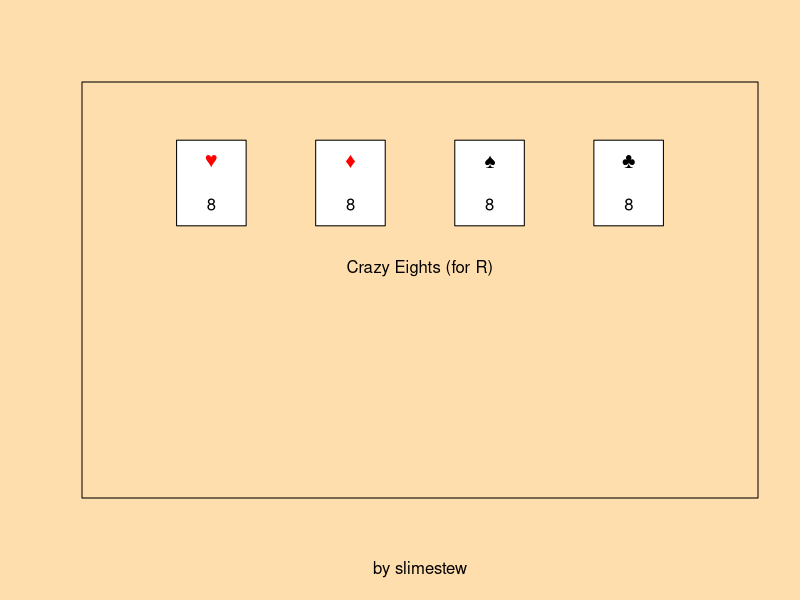

The R script that drew this image: (Note: this script raises an error after producing the figure.)
par(bg = "navajowhite")
cards <- list() #all cards, shuffles
deck <- list() #draw pile
stack <- list() #play pile
wildcard <- 0 #wildcard
drawCount <- -1 #+2 and +4
selected <- 0
handOffset <- 0
pause <- FALSE
menu <- 0
win <- TRUE
turnorder <- c(1, 1, FALSE) #player, direction, move played
click <- list(x = 3, y = 3)
scores <- list()
options <- c(0, 0, 0, 0)
# Variants:
#     Crazy Eights(standard deck, minimal power cards, score based)
#     Last Card(standard deck, some power cards, shedding wins)
#     One(unique deck, power cards, shedding wins)
#     Other One(unique deck, power cards, can challenge +4, shedding wins)
# Queen Swap: (only for Crazy Eights)
#     Playing a queen causes a player to skip their turn
# 0's and 7's (only for One and Other One)
#     Playing a 7 allows the player to swap hands with someone else
#     Playing a 0 swaps all hands one over by turn order.
# Computer or Human opponents
# Number of players
hands <- matrix()
stVals <- c("A","2","3","4","5","6","7","8","9","X","J","Q","K")
uqVals <- c("0","1","2","3","4","5","6","7","8","9","T","S","R","C","F")
suits <- c("♥", "♦", "♠", "♣")
variants <- c("Crazy Eights", "Last Card", "One", "Other One")
suitColors <- c("red", "red", "black", "black")
primaryColors <- c("red","yellow", "limegreen", "blue")
oneColors <- c("#ff0077","#ffaa00", "#448800", "#0066ff")

#functions, reset cards

unpack <- function() {
  for(i in 1:4)
  if(options[1]<2) { #less than 4 players
    for(j in 1:13)
      cards <- c(cards, list(list(i,stVals[j])))
  if(options[4]>3)
    for(j in 1:13)
      cards <- c(cards, list(list(i,stVals[j])))
  } else {
    for(j in 1:15) #two of every card
      cards <- c(cards, list(list(i,uqVals[j])))
    for(j in 2:13) #two of every card besides 0, C, and F
      cards <- c(cards, list(list(i,uqVals[j])))
  }
  return(cards)
}

dispCard <- function(x, y, card) {
  suit <- card[[1]]
  valu <- card[[2]]
  rect(x,y,x+1,y+2, col="white", border="black")
  if(options[1]<2) { #colors/cards
    text(x+0.5,y+1.5, suits[suit], col=suitColors[suit])
  } else {
    if(options[1]==2)
      rect(x,y+1,x+1,y+2, col=oneColors[suit], border="black")
    else
      rect(x,y+1,x+1,y+2, col=primaryColors[suit], border="black")
  }
  
  if(valu == "T"){ #face values
    text(0.5+x,0.5+y, "+2")
  } else if(valu == "S"){
    text(0.5+x,0.5+y, "(X)")
  } else if(valu == "R"){
    text(0.5+x,0.5+y, "<>")
  } else if(valu == "C"){
    rect(x,y+1,x+1,y+2, col="gray12", border="black")
    text(0.5+x,0.5+y, " ")
  } else if(valu == "F"){
    rect(x,y+1,x+1,y+2, col="gray12", border="black")
    text(0.5+x,0.5+y, "+4")
  } else if(valu == "X"){
    text(0.5+x,0.5+y, "10")
  } else {
    text(0.5+x,0.5+y, valu)
  }
}

wildColor <- function() {
  rect(0,0,10,3, col="#a52a2a80", border="transparent")
  while(TRUE){
    dispCard(1, 2, list(1, " "))
    dispCard(3, 2, list(2, " "))
    dispCard(5, 2, list(3, " "))
    dispCard(7, 2, list(4, " "))
    click <- locator(1)
    if(floor(click$x) < 2)
      return(1)
    if(floor(click$x) < 4)
      return(2)
    if(floor(click$x) < 6)
      return(3)
    if(floor(click$x) < 8)
      return(4)
  }
}

validCard <- function(card) {
  suit <- card[[1]]
  valu <- card[[2]]
  return((suit == stack[[length(stack)]][[1]] && !wildcard) || valu == stack[[length(stack)]][[2]] || (valu == "C" && drawCount<0) ||
          (valu == "F" && drawCount<0)  || (options[1]==0 && valu== "8") || (options[1]==1 && valu== "A") || (options[1]==1 && valu== "J") || (wildcard && suit == wildcard))
}

nextPlayer <- function(turnorder, options) {
  if(turnorder[1])
    return((turnorder[2] %% (options[4]+2)) + 1)
  return(((turnorder[2]-2) %% (options[4]+2)) + 1)
}

doAI <- function(deck, hands, stack, wildcard, drawCount, options) {
  turnOver <- FALSE
  while(turnorder[2]!=1){
    for(i in 1:length(hands[[turnorder[2]]])){ #play
      if(length(hands[[turnorder[2]]])==0) #escape when winner found
        return(list(deck, hands, stack, wildcard, drawCount))
      if(validCard(hands[[turnorder[2]]][[i]]) && drawCount == -1){
        stack <- c(stack, list(hands[[turnorder[2]]][[i]])) #play valid card
        hands[[turnorder[2]]] <- hands[[turnorder[2]]][-(i)]
        wildcard <- 0
        turnOver <- TRUE
        
        #power cards
        if(options[1] == 0){  #crazy eights
          if(stack[[length(stack)]][[2]] == "8")
            wildcard <- as.integer(names(which.max(table(unlist(sapply(hands[[turnorder[2]]], function(hand) hand[1])))))) #gets the most common suit
          if(stack[[length(stack)]][[2]] == "Q" && options[2])
            turnorder[2] <- nextPlayer(turnorder, options)
        } else if(options[1] == 1) { #last card
          if(drawCount == -1 && (stack[[length(stack)]][[2]] == "2" || stack[[length(stack)]][[2]] == "A"))
            drawCount <- 0
          if(stack[[length(stack)]][[2]] == "2")
            drawCount <- drawCount+2
          if(stack[[length(stack)]][[2]] == "A")
            drawCount <- drawCount+4
          if(stack[[length(stack)]][[2]] == "8")
            turnorder[2] <- nextPlayer(turnorder, options)
          if(stack[[length(stack)]][[2]] == "J" || stack[[length(stack)]][[2]] == "A")
            wildcard <- as.integer(names(which.max(table(unlist(sapply(hands[[turnorder[2]]], function(hand) hand[1])))))) #sample(1:4, 1)
        } else if(options[1] >= 2){ #one and other one
          if(stack[[length(stack)]][[2]] == "S")
            turnorder[2] <- nextPlayer(turnorder, options)
          if(stack[[length(stack)]][[2]] == "R")
            turnorder[1] <- !turnorder[1]
          if(stack[[length(stack)]][[2]] == "C" || stack[[length(stack)]][[2]] == "F")
            wildcard <- as.integer(names(which.max(table(unlist(sapply(hands[[turnorder[2]]], function(hand) hand[1]))))))
          if(drawCount == -1 && (stack[[length(stack)]][[2]] == "T" || stack[[length(stack)]][[2]] == "F"))
            drawCount <- 0
          if(stack[[length(stack)]][[2]] == "T")
            drawCount <- drawCount+2
          if(stack[[length(stack)]][[2]] == "F")
            drawCount <- drawCount+4
          if(stack[[length(stack)]][[2]] == "0" && options[2])
            hands <- rotateHands(hands, options)
          if(stack[[length(stack)]][[2]] == "7" && options[2]){
            tempLength <- sapply(hands, length)
            tempLength[turnorder[2]] <- 9999
            hands <- swaphands(hands, turnorder[2], which.min(tempLength))
          }
        }

        break
      }

    }
      if(!turnOver){ #draw
        hand <- max(1, drawCount)
        for(i in 1:hand){
          hands[[turnorder[2]]] <- c(hands[[turnorder[2]]], deck[length(deck)][1])
          deck <- deck[-length(deck)]
        }
        drawCount <- -1
      }
    turnorder[2] <- nextPlayer(turnorder, options)
  }
  return(list(deck, hands, stack, wildcard, drawCount))
} #ai over

rotateHands <- function(hands, options){
  if(turnorder[2])
    return( c(hands[options[4]+2], hands[1:(options[4]+1)]) )
  return( c(hands[2:(options[4]+2)], hands[1]) )
}

swapHands <- function(hands, a, b){
  temp <- hands[a]
  hands[a] <- hands[b]
  hands[b] <- temp
  return(hands)
}

swapUI <- function(hands, player){
  rect(0,0,10,3, col="#a52a2a80", border="transparent")
  while(TRUE){
    for(i in 1:(options[4]+2)){
      if(i != turnorder[2]){
        rect((i < turnorder[2])+i,8,i+1+(i < turnorder[2]),10, col="chartreuse3", border="black")
        rect(i+0.25+(i < turnorder[2]),8.25,i+0.75+(i < turnorder[2]),9.75, col="chartreuse4", border="white")
        text(i+0.5+(i < turnorder[2]), 7.5, length(hands[[i]]))
      }
    }
    click <- locator(1)
    if(floor(click$x) < 2 && floor(click$x)<10)
      if(floor(click$x)-2 < turnorder[2])
        return(swapHands(hands, player, floor(click$x)-2))
    return(swapHands(hands, player, floor(click$x)-1))
  }
}

#menu
plot(0, 0, type = "n", xlim = c(0, 9), ylim = c(0, 9), col="white", xlab = "by slimestew", ylab = "", axes = FALSE, frame.plot = TRUE)
par(bg = "navajowhite")
for(i in 1:4){
  rect(i*2-1,6,i*2,8, col="white", border="black")
  text(i*2-0.5,7.5, suits[i], col=suitColors[i])
  text(i*2-0.5,6.5, "8")
}
text(4.5,5, "Crazy Eights (for R)")

while((floor(click$y) < 5 || floor(click$y) > 8) || menu < 2){
  click <- locator(1)
  plot(0, 0, type = "n", xlim = c(0, 9), ylim = c(0, 9), xlab = "", ylab = "", axes = FALSE, frame.plot = FALSE)
  
  if((floor(click$x) > 1 && floor(click$x) < 7) && menu > 0){
    if(floor(click$y) == 3)
      options[1] <- (options[1]+1) %% 4
    if(floor(click$y) == 2)
      options[2] <- !options[2]
    if(floor(click$y) == 1)
      options[3] <- !options[3]
    if(floor(click$y) == 0)
      options[4] <- (options[4]+1) %% 6
  }
  
  rect(1, 5, 7, 6, col = "tan", border = "brown")
  rect(1, 3, 7, 4, col = primaryColors[options[1]+1], border = "black")
  rect(1, 2, 7, 3, col = primaryColors[options[2]+1], border = "black")
  rect(1, 1, 7, 2, col = primaryColors[options[3]+1], border = "black")
  rect(1, 0, 7, 1, col = "white", border = "black")
  text(4,8, "Crazy Eights")
  text(4,3.5, variants[options[1]+1])
  text(4,2.5, ifelse(options[1]<2, ifelse(options[1]," ","Queen Skip"),"0s and 7s"))
  text(4,1.5, ifelse(options[3],"CPU","Human"))
  text(4,0.5, options[4]+2)
  text(4,5.5, "Start")
  
  menu <- min(menu + 1,2)
}

plot(0, 0, type = "n", xlim = c(0, 10), ylim = c(0, 10), col="white", xlab = "", ylab = "", axes = FALSE, frame.plot = TRUE)
menu <- 0

cards <- sample(unpack(), replace=TRUE)
deck <- cards
hands <- replicate(options[4]+2, list())
scores <- rep(0, options[4]+2)
for(i in 1:(options[4]+2)){
  hand<-7
  if(options[1]<2 && options[4] != 0)
    hand<-5
  
  for(j in 1:hand){
    temp <- sample(length(deck), 1)
    hands[[i]] <- c(hands[[i]], deck[temp][1])
    deck <- deck[-temp]
    if(j == 2)
      next
  }
}
temp <- sample(length(deck), 1)
stack <- deck[temp][1]
deck <- deck[-temp]

maxScore <- (options[4]+2) * 50

# add card
# hands[[1]] <- c(hands[[1]], list(list(2,"0")))

if(stack[[length(stack)]][[2]] == "C" || stack[[length(stack)]][[2]] == "T" || stack[[length(stack)]][[2]] == "F"){
  stack <- c(stack, deck[length(deck)][1])
  deck <- deck[-length(deck)]
}

#game loop
while( win && (((options[1]==0) == all(scores < maxScore)) || options[1]>0)) {

if(menu>0){
  
  if(floor(click$x) > 0 && floor(click$x) < 9 && floor(click$y) > -1 && floor(click$y) < 3) #selection
    selected <- floor(click$x)
  
  if(floor(click$x) > 8 && floor(click$y) > -1 && floor(click$y) < 3 && length(hands[[turnorder[2]]]) > (handOffset+8)){
    handOffset <- handOffset+8
    selected <- 0
  }
  
  if(floor(click$x) < 1 && floor(click$y) > -1 && floor(click$y) < 3 && handOffset > 0){
    handOffset <- handOffset-8
    selected <- 0
  }
  
  if(floor(click$x) > 4 && floor(click$x) < 6 && floor(click$y) > 3 && floor(click$y) < 6 && selected[1]){ #play card
    if(validCard(hands[[turnorder[2]]][[selected+handOffset]])){
      stack <- c(stack, list(hands[[turnorder[2]]][[selected+handOffset]]))
      hands[[turnorder[2]]] <- hands[[turnorder[2]]][-(selected+handOffset)]
      
      if(wildcard)
        wildcard <- 0
      
      if(options[1] == 0){  #crazy eights
        if(stack[[length(stack)]][[2]] == "8")
          wildcard <- wildColor()
        if(stack[[length(stack)]][[2]] == "Q" && options[2])
          turnorder[2] <- nextPlayer(turnorder, options)
      } else if(options[1] == 1) { #last card
        if(stack[[length(stack)]][[2]] == "8")
          turnorder[2] <- nextPlayer(turnorder, options)
        if(stack[[length(stack)]][[2]] == "J" || stack[[length(stack)]][[2]] == "A")
          wildcard <- wildColor()
        if(drawCount == -1 && (stack[[length(stack)]][[2]] == "2" || stack[[length(stack)]][[2]] == "A"))
          drawCount <- 0
      } else if(options[1] >= 2){ #one and other one
        if(stack[[length(stack)]][[2]] == "S")
          turnorder[2] <- nextPlayer(turnorder, options)
        if(stack[[length(stack)]][[2]] == "R")
          turnorder[1] <- !turnorder[1]
        if(stack[[length(stack)]][[2]] == "C" || stack[[length(stack)]][[2]] == "F")
          wildcard <- wildColor()
        if(drawCount == -1 && (stack[[length(stack)]][[2]] == "T" || stack[[length(stack)]][[2]] == "F"))
          drawCount <- 0
        if(stack[[length(stack)]][[2]] == "0" && options[2])
          hands <- rotateHands(hands, options)
        if(stack[[length(stack)]][[2]] == "7" && options[2])
          hands <- swapUI(hands, turnorder[2])
      }
      turnorder[3] <- TRUE
      selected <- -1
      handOffset <- 0
    } else {
      selected <- 0
    }
  }
    
  if(floor(click$x) > 2 && floor(click$x) < 5 && click$y > 3.5 && click$y <= 5){ #draw card
    if(length(deck) == 0 && length(stack)>1){
      tempcard <- stack[length(stack)]
      deck <- sample(stack[1:(length(stack)-1)], replace = TRUE)
      if(options[1]==0){
        sums <- c()
        for(i in 1:(options[4]+2)){ #total scores
          sums[i] <- 0
          for(j in 1:length(hands[[i]])){
            if(hands[[i]][[j]][2] == "8")
              sums[i] <- sums[[i]] + 50
            else if(hands[[i]][[j]][2] == "J")
              sums[i] <- sums[[i]] + 10
            else if(hands[[i]][[j]][2] == "Q")
              sums[i] <- sums[[i]] + 10
            else if(hands[[i]][[j]][2] == "K")
              sums[i] <- sums[[i]] + 10
            else if(hands[[i]][[j]][2] == "X")
              sums[i] <- sums[[i]] + 10
            else if(hands[[i]][[j]][2] == "A")
              sums[i] <- sums[[i]] + 1
            else
              sums[i] <- sums[[i]] + as.integer(hands[[i]][[j]][[2]])
          }
        }
        for(i in 1:(options[4]+2)){
          if(sums[i] == min(sums))
            scores[i] <- scores[i] + floor((max(sums) - min(sums)) / sum(sums == min(sums))) #difference of points divided by number of lowest values (on tie)
        }
        
      }
      stack <- tempcard
    }
    if(length(deck)>0){
      hand <- max(1, drawCount)
      for(i in 1:hand){
        hands[[turnorder[2]]] <- c(hands[[turnorder[2]]], deck[length(deck)][1])
        deck <- deck[-length(deck)]
      }
      if(!turnorder[3]){
        turnorder[2] <- nextPlayer(turnorder, options)
        pause <-TRUE
      }
      selected <- -1
      handOffset <- 0
      drawCount <- -1
    }
  }
  
  if(length(hands[[turnorder[2]]]) == 0)
    win <-FALSE
  
  if(selected == -1 && win && turnorder[3]){  #drawing cards
      if(options[1] == 1){
        if(stack[[length(stack)]][[2]] == "2" && drawCount >= 0)
          drawCount <- drawCount+2
        if(stack[[length(stack)]][[2]] == "A" && drawCount >= 0)
          drawCount <- drawCount+4
      } else if(options[1] >= 2){
        if(stack[[length(stack)]][[2]] == "T" && drawCount >= 0)
          drawCount <- drawCount+2
        if(stack[[length(stack)]][[2]] == "F" && drawCount >= 0)
          drawCount <- drawCount+4
      }
    
    if(!options[3])
      pause <-TRUE
    turnorder[2] <- nextPlayer(turnorder, options)
    selected <- 0
  }
  
  if(options[3] && turnorder[2]!=1){
    AI <- doAI(deck, hands, stack, wildcard, drawCount, options)
    deck <- AI[[1]]
    hands <- AI[[2]]
    stack <- AI[[3]]
    wildcard <- AI[[4]]
    drawCount <- AI[[5]]
    if(any(sapply(hands, length) == 0)){
      win <- FALSE
    } else {
      turnorder[2] <- 1
    }
    pause <- TRUE
  }
}
  
plot(0, 0, type = "n", xlim = c(0, 10), ylim = c(0, 10), xlab = ifelse(options[1]==0,paste("Score:",scores[turnorder[2]]),""), ylab = "", axes = FALSE, frame.plot = FALSE)
rect(0,4.5,10,6.5, col="darkorange4", border="black")
rect(0,-2,10,6, col="brown", border="black")

if(!pause){
  
  if(length(deck) == 0){
    rect(3,4,5,5, col="brown", border="black", lty = "dashed")
  } else {
    i <- 0
    if(floor(length(deck)/8) > 0)
      for(i in 1:floor(length(deck)/8)) #TODO: make this fall properly
        rect(3,3.5+(i*0.1),5,4.5+(i*0.1), col="chartreuse4", border="black")
    i <- i+1
    rect(3,3.5+(i*0.1),5,4.5+(i*0.1), col="chartreuse3", border="black")
    rect(3.25,3.75+(i*0.1),4.75,4.25+(i*0.1), col="chartreuse4", border="white")
  }
  
  for(i in 1:(options[4]+2)){
    if(i != turnorder[2]){
    rect((i < turnorder[2])+i,8,i+1+(i < turnorder[2]),10, col="chartreuse3", border="black")
    rect(i+0.25+(i < turnorder[2]),8.25,i+0.75+(i < turnorder[2]),9.75, col="chartreuse4", border="white")
    text(i+0.5+(i < turnorder[2]), 7.5, length(hands[[i]]))
    }
  }
  
  text(0.5, 3, length(hands[[turnorder[2]]]), col="tan") 
  
  if(length(hands[[turnorder[2]]]) > handOffset+8){
    symbols(9.5, 1, circles = 0.5, inches = FALSE, add = TRUE, bg = "white", fg="brown")
    text(9.5, 1, ">", col="black") 
  }
  
  if(handOffset > 0){
    symbols(0.5, 1, circles = 0.5, inches = FALSE, add = TRUE, bg = "white", fg="brown")
    text(0.5, 1, "<", col="black")
  }
    
  
  if(drawCount>0){ # +2 and +4s
      symbols(1.5, 5, circles = 0.5, inches = FALSE, add = TRUE, bg = "black", fg="brown")
      text(1.5,5, paste("+",abs(drawCount), sep=""), col="white")
  }
  
  if(wildcard){
    if(options[1]<2){ #colors/cards
      symbols(6.5, 5, circles = 0.5, inches = FALSE, add = TRUE, bg = "white", fg="brown")
      text(6.5,5, suits[wildcard], col=suitColors[wildcard])
    } else {
      if(options[1]==2){
        symbols(6.5, 5, circles = 0.5, inches = FALSE, add = TRUE, bg = oneColors[wildcard], fg="brown")
      } else {
        symbols(6.5, 5, circles = 0.5, inches = FALSE, add = TRUE, bg = primaryColors[wildcard], fg="brown")
      }
    }
  }
  
  text(1,-1, paste("Player",turnorder[2]), xpd=TRUE, col="darkorange4")
  
  dispCard(5, 4, stack[[length(stack)]])
    
  if(win){
    for(i in (1+handOffset):min(length(hands[[turnorder[2]]]), handOffset+8))
      dispCard(i-handOffset, ((selected+handOffset)==i), hands[[turnorder[2]]][[i]])
  } else if(options[1]==0 && any(scores <= maxScore)){
    plot(0, 0, type = "n", xlim = c(0, 10), ylim = c(0, 10), xlab = "", ylab = "", axes = FALSE, frame.plot = FALSE)
    text(4,2, paste("Tallying points"))
    
    for(i in 1:(options[4]+2)){
      sum <- 0
      if(i==turnorder[2])
        next
      for(j in 1:length(hands[[i]])){
          if(hands[[i]][[j]][2] == "8")
            hands[[i]][[j]][2] <- 50
          else if(hands[[i]][[j]][2] == "J")
            hands[[i]][[j]][2] <- 10
          else if(hands[[i]][[j]][2] == "Q")
            hands[[i]][[j]][2] <- 10
          else if(hands[[i]][[j]][2] == "K")
            hands[[i]][[j]][2] <- 10
          else if(hands[[i]][[j]][2] == "X")
            hands[[i]][[j]][2] <- 10
          else if(hands[[i]][[j]][2] == "A")
            hands[[i]][[j]][2] <- 1
          else
            hands[[i]][[j]][2] <- as.integer(hands[[i]][[j]][[2]])
          sum <- sum + hands[[i]][[j]][[2]]
      }
      scores[turnorder[2]] <- scores[turnorder[2]] + sum
    }
      
    if(all(scores < maxScore) && options[1] == 0)
      win <- TRUE
    
    deck <- cards
    hands <- replicate(options[4]+2, list())
    for(i in 1:(options[4]+2)){
      hand<-7
      if(options[1]<2 && options[4] != 0)
        hand<-5
      
      for(j in 1:hand){
        temp <- sample(length(deck), 1)
        hands[[i]] <- c(hands[[i]], deck[temp][1])
        deck <- deck[-temp]
        if(j == 2)
          next
      }
    }
    temp <- sample(length(deck), 1)
    stack <- deck[temp][1]
    deck <- deck[-temp]
    turnorder[2] <- 1
    selected <- 0
    handOffset <- 0
  }

} else {
  if(win)
    text(4,4, paste("Click for Player",turnorder[2]))
  menu <- -1
}

menu <- min(menu+1, 1)

click <- locator(1)

if(pause)
  pause <- FALSE
}

if(!options[3] || (length(hands[[1]]) == 0 && options[3])){
  text(5,3, "You win!")
} else {
  text(5,3, "Game Over")
  text(5,2, paste0("Player ", which.min(sapply(my_list, length)), " wins"))
}